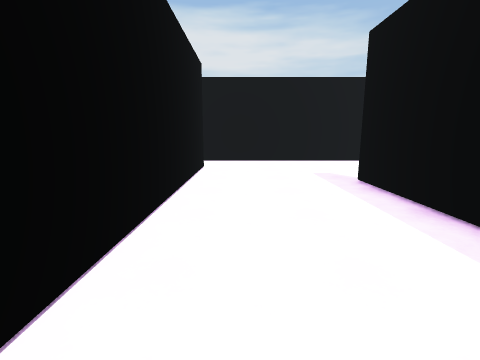
View 1 (above)

21 first-person views from a walk through a 3-D level made in the Unity game engine. The camera is 1.4 m above the floor, tilts 10° down and sees 85° across. The floor is counted in squares, 1 m on a side. Each view is taken from the middle of a square. On the plan, view 1 faces up. The plan holds only what a view shows up to about 13 squares ahead; the rest is blank. The place goes on beyond the plan. The player is left out.

View 2
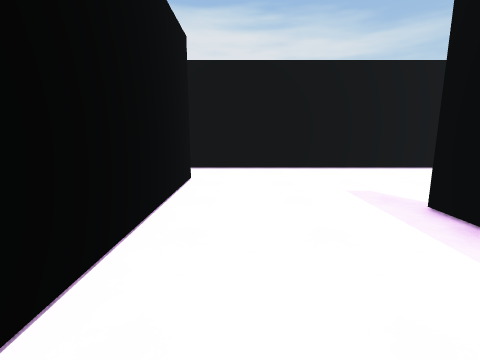

View 3
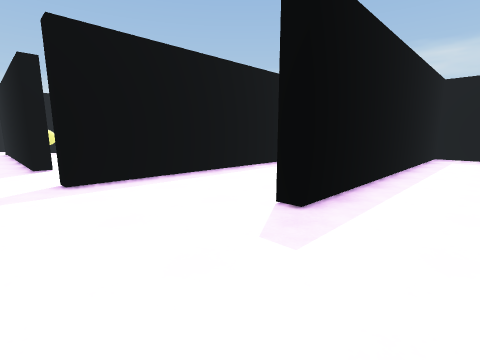

View 4
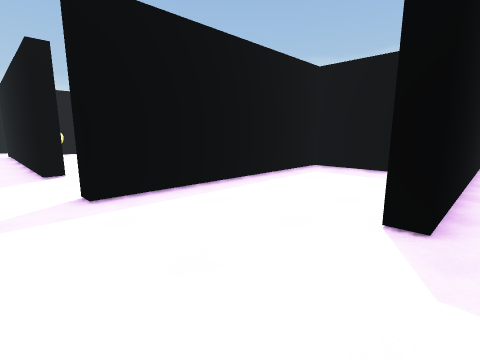

View 5
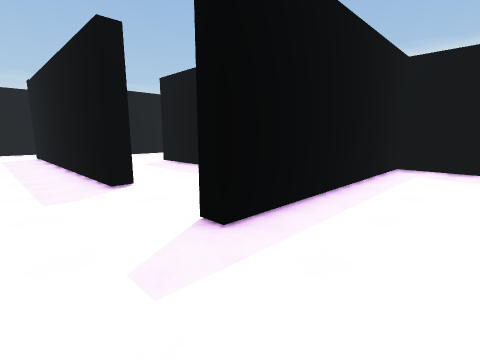

View 6
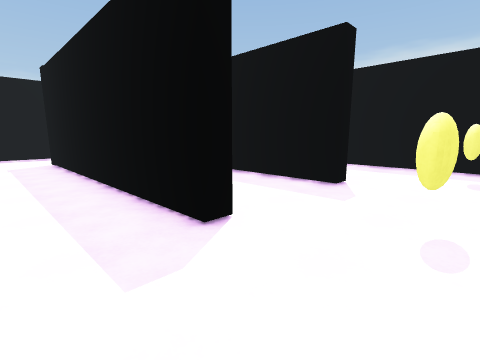

View 7
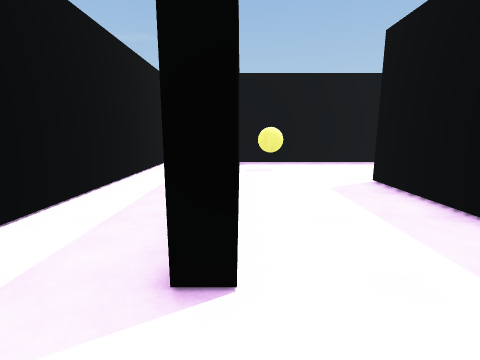

View 8
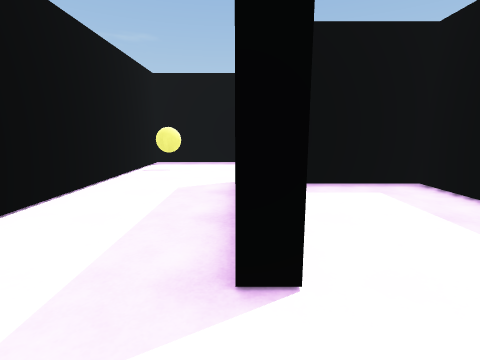

View 9
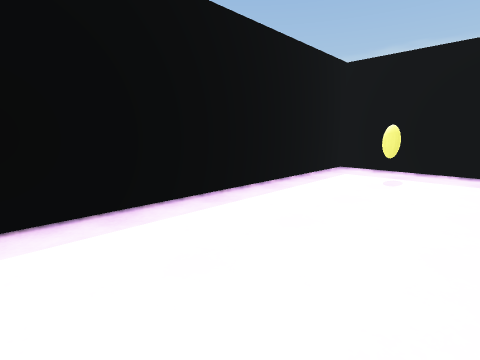

View 10
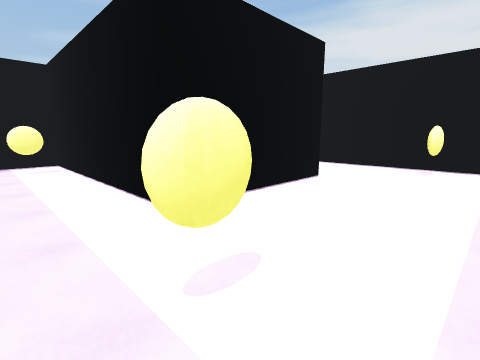

View 11
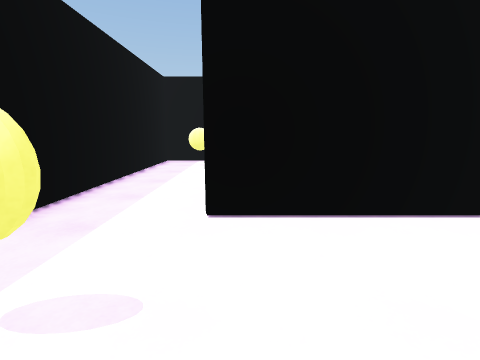

View 12
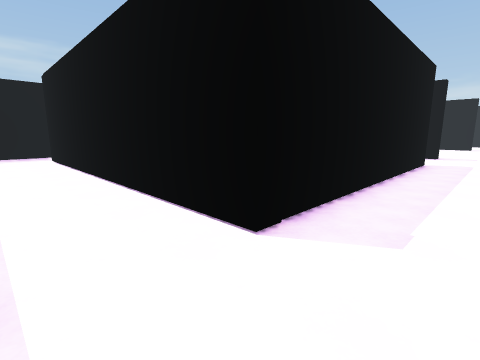

View 13
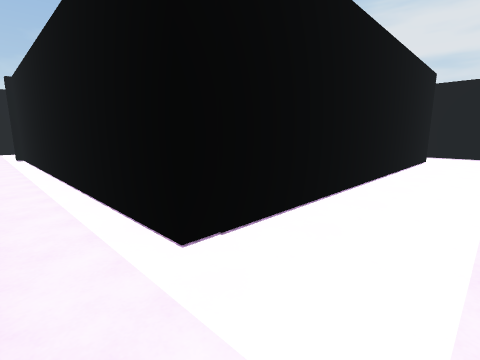

View 14
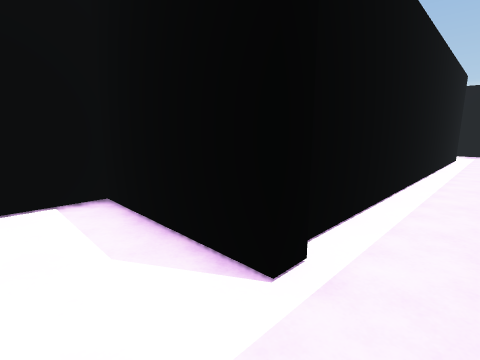

View 15
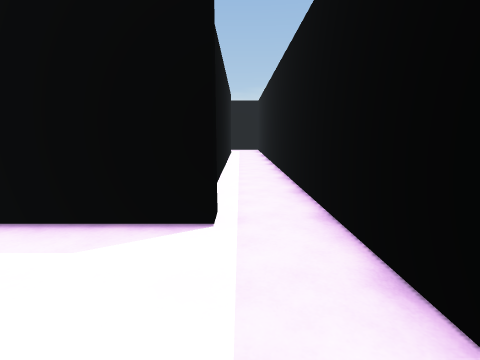

View 16
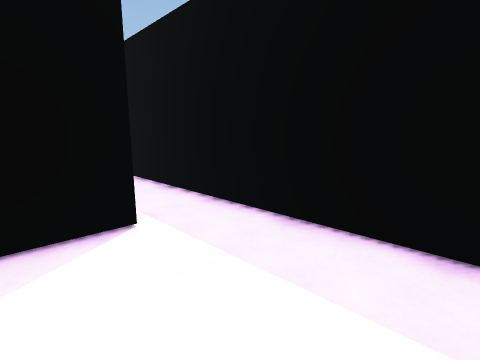

View 17
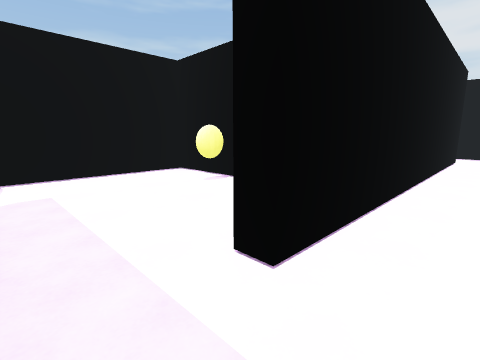

View 18
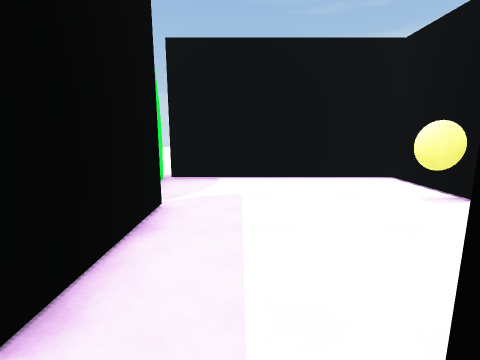

View 19
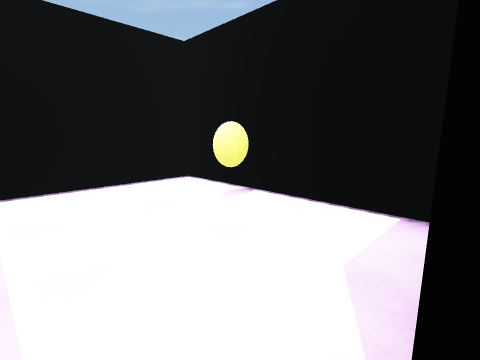

View 20
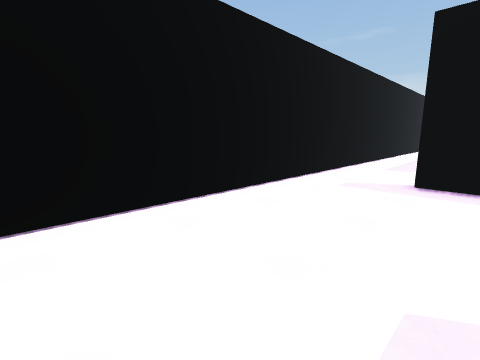

View 21
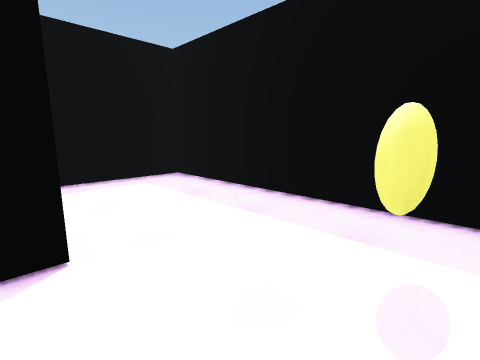

### Floor plan
Ten units are one square. View 1 is at (0, 0); x grows to the right and y downward. Boxes are objects, and circles mark ways between rooms. Rooms are numbered by the first view taken in them; rooms with no view inside come last. Other rooms are left out.
<svg viewBox="-97 -141 352 210">
<path fill="none" stroke="#000" d="M131 -54 131 -60 187 -60M59 -14 88 -14 88 -106 95 -106M131 -100 131 -106 244 -106 244 27M36 41 36 -79M211 -100 135 -100M-15 -113 -15 -3M-46 -9 -92 -9 -92 64M235 -136 -20 -136M184 -4 110 -4M187 -60 187 -23M98 28 238 28 238 -100 211 -100M92 56 179 56M88 -3 88 -9 71 -9M240 34 100 34M104 -10 181 -10 181 -46M110 -4 95 -4 95 15"/>
<circle cx="200" cy="-70" r="3" fill="#2a7"/>
<circle cx="210" cy="-90" r="3" fill="#2a7"/>
<circle cx="250" cy="45" r="3" fill="#2a7"/>
<circle cx="100" cy="-40" r="3" fill="#2a7"/>
<circle cx="123" cy="-50" r="3" fill="#2a7"/>
<circle cx="110" cy="0" r="3" fill="#2a7"/>
<circle cx="110" cy="20" r="3" fill="#2a7"/>
<text x="100" y="-50">1</text>
<text x="200" y="-20">2</text>
<text x="120" y="40">3</text>
<text x="140" y="-30">4</text>
<text x="100" y="10">5</text>
</svg>
Room 1 opens to room 2. Room 1 opens to room 3. Room 1 opens to room 4. Room 2 opens to room 5.

Where each view was taken, in squares from view 1:
view 1: 0 up, 0 right, facing up
view 2: 3 up, 0 right, facing up
view 3: 12 up, 1 right, facing down-right
view 4: 12 up, 3 right, facing down-right
view 5: 13 up, 6 right, facing down-right
view 6: 13 up, 10 right, facing down-right
view 7: 10 up, 11 right, facing right
view 8: 6 up, 11 right, facing right
view 9: 8 up, 19 right, facing down-right
view 10: 2 down, 23 right, facing up-left
view 11: 1 up, 23 right, facing left
view 12: 13 up, 27 right, facing down-left
view 13: 5 down, 27 right, facing up-left
view 14: 5 down, 7 right, facing up-right
view 15: 4 down, 5 right, facing right
view 16: 2 down, 5 right, facing down-right
view 17: 5 down, 0 right, facing up-left
view 18: 4 down, 1 left, facing left
view 19: 4 down, 2 left, facing up-left
view 20: 9 up, 1 right, facing up-right
view 21: 6 up, 10 right, facing down-right
